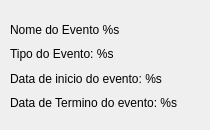
<?xml version="1.0" encoding="UTF-8"?>
<ui version="4.0">
 <class>ResultInfo</class>
 <widget class="QWidget" name="ResultInfo">
  <property name="geometry">
   <rect>
    <x>0</x>
    <y>0</y>
    <width>210</width>
    <height>130</height>
   </rect>
  </property>
  <property name="windowTitle">
   <string>Form</string>
  </property>
  <widget class="QWidget" name="layoutWidget">
   <property name="geometry">
    <rect>
     <x>10</x>
     <y>20</y>
     <width>192</width>
     <height>92</height>
    </rect>
   </property>
   <layout class="QVBoxLayout" name="verticalLayout">
    <item>
     <widget class="QLabel" name="nameLabel">
      <property name="text">
       <string>Nome do Evento %s</string>
      </property>
     </widget>
    </item>
    <item>
     <widget class="QLabel" name="typeLabel">
      <property name="text">
       <string>Tipo do Evento: %s</string>
      </property>
     </widget>
    </item>
    <item>
     <widget class="QLabel" name="startDate">
      <property name="text">
       <string>Data de inicio do evento: %s</string>
      </property>
     </widget>
    </item>
    <item>
     <widget class="QLabel" name="endDate">
      <property name="text">
       <string>Data de Termino do evento: %s</string>
      </property>
     </widget>
    </item>
   </layout>
  </widget>
 </widget>
 <resources/>
 <connections/>
</ui>
